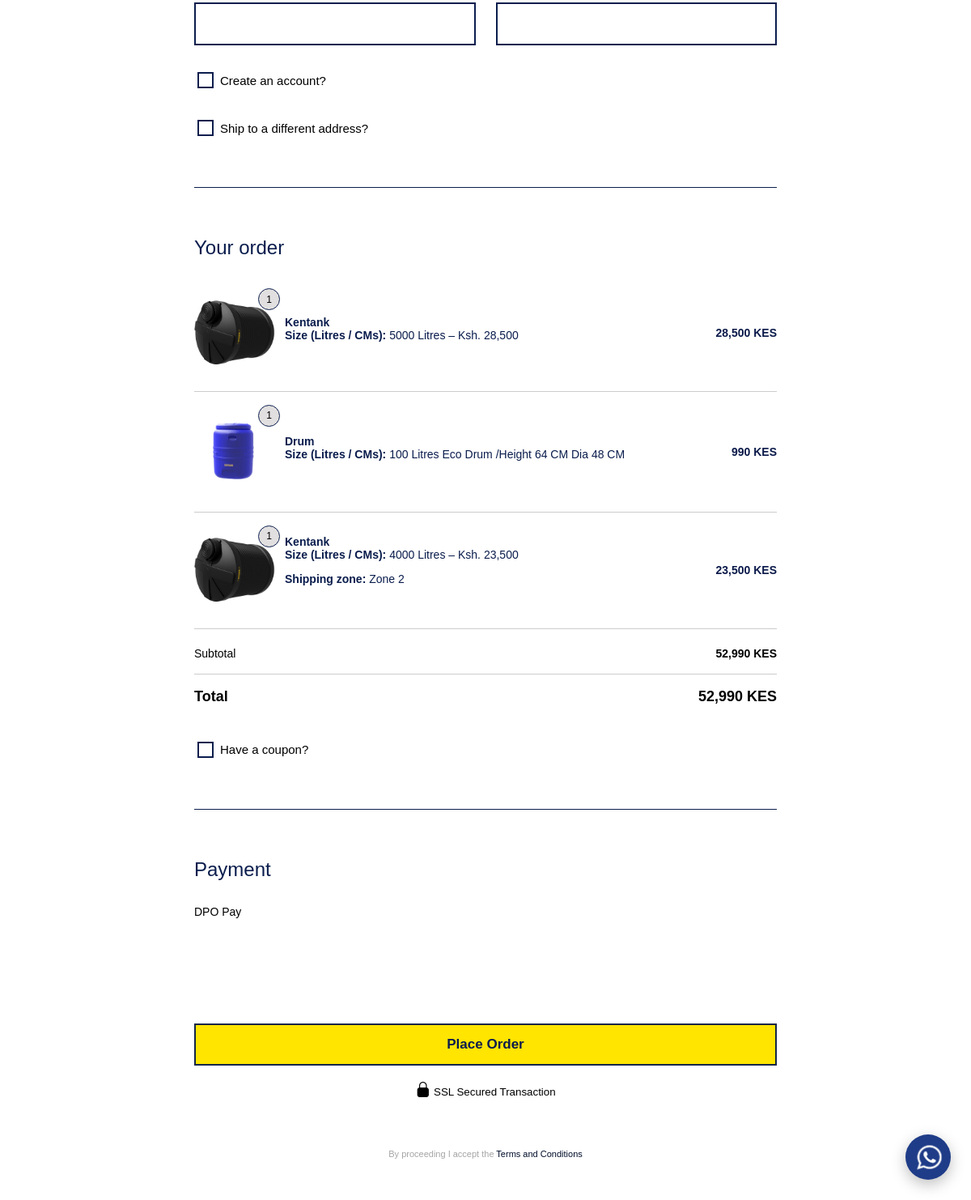
Before: /checkout/ (lower part) with the older database file.
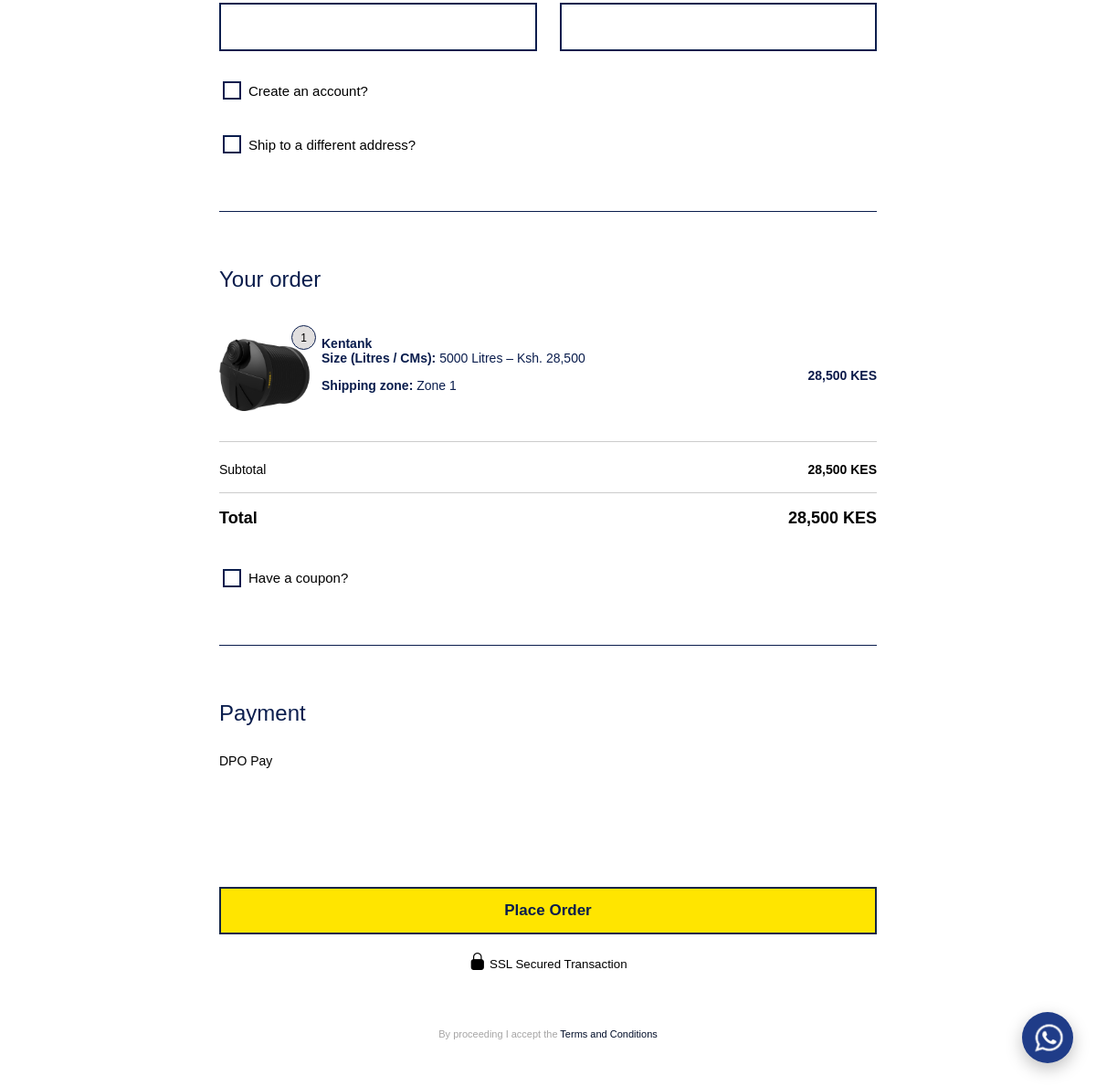
After: the same page with the newer database file.
### shop/models.py (models this page shows, shortened)
class CartItem(models.Model):
    user = models.ForeignKey(User, on_delete=models.CASCADE, null=True, blank=True)
    product = models.ForeignKey(Product, on_delete=models.CASCADE)
    option = models.ForeignKey(ProductOption, on_delete=models.SET_NULL, null=True, blank=True)
    price = models.DecimalField(max_digits=10, decimal_places=2)
    quantity = models.PositiveIntegerField(default=1)
    shipping_zone = models.CharField(
        max_length=100,
        blank=True,
        null=True
    )
    class Meta:
        unique_together = ('user', 'product', 'option', 'shipping_zone')
    @property
    def line_total(self):
        return self.price * self.quantity

class ProductOption(models.Model):
    product = models.ForeignKey(
        Product,
        on_delete=models.CASCADE,
        related_name="options"
    )
    name = models.CharField(max_length=200)  # e.g. "200 Litres"
    price = models.DecimalField(max_digits=10, decimal_places=2)
    stock = models.IntegerField(default=0)
    image = models.ImageField(
        upload_to="products/options/",
        blank=True,
        help_text="Optional image for this size/option"
    )

class Product(models.Model):
    CATEGORY_CHOICES = [
        ("water_tanks", "Water Tanks & Storage"),
        ("sanitation", "Sanitation"),
        ("agriculture", "Agriculture"),
        ("material_handling", "Material Handling"),
        ("water_supply", "Water Supply & Accessories"),
        ("special_products", "Special Products"),
    ]
    TYPE_CHOICES = [
        ("viable", "Viable"),
        ("simple", "Simple"),
    ]
    brochure = models.FileField(
        upload_to="brochures/",
        blank=True,
        null=True,
        help_text="Upload product brochure (PDF recommended)"
    )
    name = models.CharField(max_length=200)
    slug = models.SlugField(unique=True)
    category = models.CharField(max_length=50, choices=CATEGORY_CHOICES)
    price = models.DecimalField(max_digits=10, decimal_places=2)
    type = models.CharField(max_length=20, choices=TYPE_CHOICES)
    quantity = models.IntegerField(default=0)
    image = models.ImageField(upload_to="products/")
    short_description = models.CharField(
        max_length=300,
        blank=True,
        null=True,
        help_text="Brief summary shown on product cards or listings."
    )
    description = models.TextField(blank=True, null=True)
    stock_status = models.BooleanField(default=True)
    offers_delivery = models.BooleanField(
        default=False,
        help_text="Check this if this product requires delivery & shipping zone selection"
    )

### shop/views.py (the view, shortened to what this page needs)
# urls.py: path('checkout/', views.checkout, name='checkout'),
def checkout(request):
    user = request.user if request.user.is_authenticated else None
    cart_items = CartItem.objects.filter(user=user)
    if not cart_items.exists():
        return redirect("cart")
    total = Decimal("0.00")
    for item in cart_items:
        total += item.price * item.quantity
    return render(request, "checkout.html", {
        "cart_items": cart_items,
        "total": total
    })

### shop/context_processors.py (called while the page is built)
def cart_count(request):
    if request.user.is_authenticated:
        items = CartItem.objects.filter(user=request.user)
        count = sum(item.quantity for item in items)
    else:
        count = 0
    return {
        "cart_count": count
    }

### shop/templates/checkout.html (shortened to what this page needs)
{% load humanize %}
{% load static %}
<!doctype html>
<html lang="en">
<head>
    <link rel="stylesheet" href="{% static 'assets/css/checkout.css' %}">
    <link rel="stylesheet" href="https://cdn.jsdelivr.net/npm/bootstrap-icons@1.13.1/font/bootstrap-icons.min.css">
</head>
<body>
<header>
    {% include 'navbar.html' %}
</header>
<main class="checkout-wrapper">
    <form method="post" class="checkout-form">
        <section class="billing">
            <div class="form-grid">
                <div class="form-group">
                    <input type="text" name="phone" required>
                </div>
                <div class="form-group">
                    <input type="email" name="email" required>
                </div>
            </div>
            <div class="extra-options">
            <label class="checkbox">
                <input type="checkbox" id="createAccountCheckbox" name="create_account">
                Create an account?
            </label>
                <br>
            <label class="checkbox">
                <input type="checkbox" id="shipDifferentCheckbox" name="ship_different">
                Ship to a different address?
            </label>
        </div>
        </section>
        <hr class="divider">
        <section class="order-summary">
    <h2>Your order</h2>
    {% for item in cart_items %}
    <div class="order-row">
        <div class="order-left">
            <div class="order-image-wrapper">
                <img src="{{ item.option.image.url }}" class="order-img">
                <span class="order-qty-badge">{{ item.quantity }}</span>
            </div>
            <div class="order-info">
                <strong>{{ item.product.name }}</strong>
                {% if item.option %}
                    <div class="meta">
                        <strong>Size (Litres / CMs):</strong> {{ item.option.name }}
                    </div>
                {% endif %}
                {% if item.shipping_zone %}
                    <p class="cart-name">
                        <strong>Shipping zone:</strong>
                        {{ item.shipping_zone }}
                    </p>
                {% endif %}
            </div>
        </div>
        <div class="order-price">
            {{ item.line_total|floatformat:0|intcomma }} KES
        </div>
    </div>
        <hr style="border: 0; border-top: 1px solid #cccccc; margin: 10px 0;">
    {% endfor %}
    <div class="summary-row">
        <span>Subtotal</span>
        <strong>{{ total|floatformat:0|intcomma }} KES</strong>
    </div>
        <hr style="border: 0; border-top: 1px solid #cccccc; margin: 5px 0;">
    <div class="summary-total">
        <strong>Total</strong>
        <strong>{{ total|floatformat:0|intcomma }} KES</strong>
    </div>
</section>
        <div class="extra-options">
            <label class="checkbox">
                <input type="checkbox" name="create_account">
                Have a coupon?
            </label>
        </div>
        <hr class="divider">
        <section class="payment">
            <h2>Payment</h2>
            <p>DPO Pay</p>
        </section>
        <button type="submit" class="place-order" id="placeOrderBtn">
            <strong>Place Order</strong>
        </button>
        <div class="footer">
            <div class="ssl">
                <small><i class="bi bi-lock-fill" style="font-size: 19px;"></i> SSL Secured Transaction</small>
            </div>
            <div class="terms">
                <p>
                    <span style="color: #a6a5a5;">By proceeding I accept the</span>
                    <a href="#">Terms and Conditions</a>
                </p>
            </div>
        </div>
    </form>
</main>
</body>
</html>

Changed rows visible on the page:
removed CartItem: option.image (picture), quantity "1", product.name "Kentank", option.name "5000 Litres – Ksh. 28,500", line_total "28,500"
removed CartItem: option.image (picture), quantity "1", product.name "Drum", option.name "100 Litres Eco Drum /Height 64 CM Dia 48 CM", line_total "990"
removed CartItem: option.image (picture), quantity "1", product.name "Kentank", option.name "4000 Litres – Ksh. 23,500", shipping_zone "Zone 2", line_total "23,500"
added CartItem: option.image (picture), quantity "1", product.name "Kentank", option.name "5000 Litres – Ksh. 28,500", shipping_zone "Zone 1", line_total "28,500"
Other visible differences:
{{ total|floatformat:0|intcomma }}: "52,990" → "28,500"
